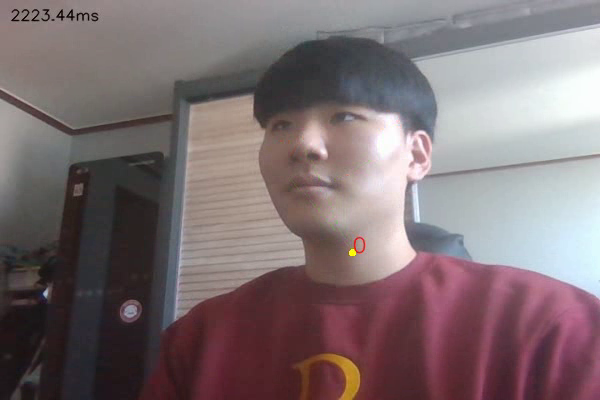
#> input picture frame 6 of opencv_study/cokeVScider01.avi, 600 x 400 px, given in place of people1.mp4, which was not available
$ python study1.py
#> lines starting #> are read from the running program, lines starting #| are printed output that depends on the picture; pictures that were not available may be replaced by others from this repository, and a replacement may not be noted
import cv2
import numpy as np


cap = cv2.VideoCapture("people1.mp4")

# 옵션 설명 http://layer0.authentise.com/segment-background-using-computer-vision.html
fgbg = cv2.createBackgroundSubtractorMOG2(history=500, varThreshold=500, detectShadows=0)

while(1):
    ret, frame = cap.read()
#> frame is the input picture: shape (400, 600, 3); mean B, G, R 113.9, 111.2, 125.6

    width = frame.shape[1]
#> width = 600
    height = frame.shape[0]
#> height = 400
    #frame = cv2.resize(frame, (int(width*0.5), int(height*0.5)))

    fgmask = fgbg.apply(frame)
#> fgmask: shape (400, 600); every value is 255

    nlabels, labels, stats, centroids = cv2.connectedComponentsWithStats(fgmask)
#> labels: shape (400, 600) int32; every value is 1
#> nlabels = 2; stats = [[-1, 2147483647, 0, 0, 0], [0, 0, 600, 400, 240000]]; centroids = [[nan, nan], [299.5, 199.5]]


    for index, centroid in enumerate(centroids):
        if stats[index][0] == 0 and stats[index][1] == 0:
            continue
        if np.any(np.isnan(centroid)):
            continue


        x, y, width, height, area = stats[index]
        centerX, centerY = int(centroid[0]), int(centroid[1])

        if area > 70:
            #cv2.circle(frame, (centerX, centerY), 1, (0, 255, 0), 2)
            cv2.rectangle(frame, (x, y), (x + width, y + height), (0, 0, 255),5)
#> this loop made 2 passes


    #cv2.imshow('mask',fgmask)
    frame = cv2.resize(frame,(700,500))
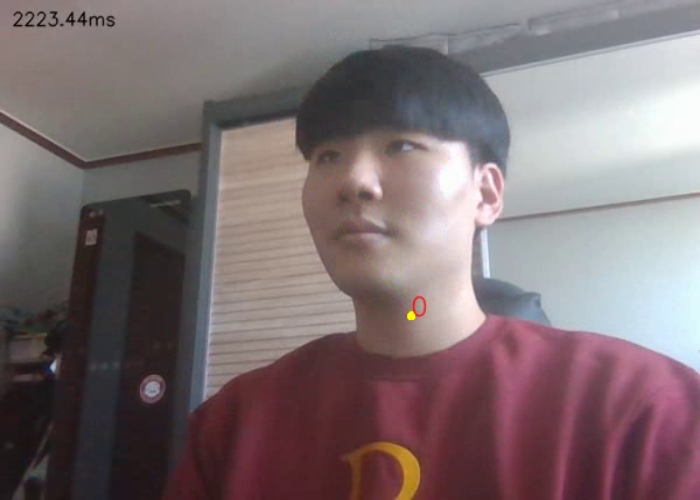
#> frame: shape (500, 700, 3); mean B, G, R 113.8, 111.1, 125.5
    cv2.imshow('frame',frame)

    k = cv2.waitKey(30) & 0xff
#> (key Esc is pressed here)
    if k == 27:
        break

cap.release()
cv2.destroyAllWindows()

$ run again, starting later in the video
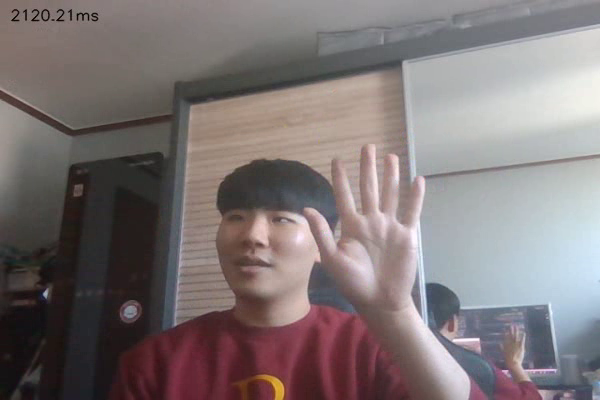
#> input picture frame 29 of opencv_study/cokeVScider01.avi, 600 x 400 px, given in place of people1.mp4, which was not available
#> frame is the input picture: shape (400, 600, 3); mean B, G, R 117.8, 117.2, 126.5
#> fgmask: shape (400, 600); every value is 255
#> labels: shape (400, 600) int32; every value is 1
#> nlabels = 2; stats = [[-1, 2147483647, 0, 0, 0], [0, 0, 600, 400, 240000]]; centroids = [[nan, nan], [299.5, 199.5]]
#> the loop `for index, centroid in enumerate(centroids):` made 2 passes
#> `frame = cv2.resize(frame,(700,500))`:
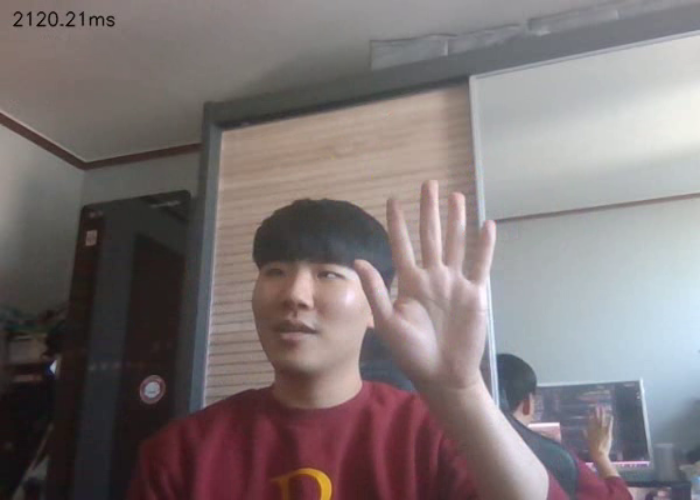
#> frame: shape (500, 700, 3); mean B, G, R 117.7, 117.1, 126.5

$ run again, starting later in the video
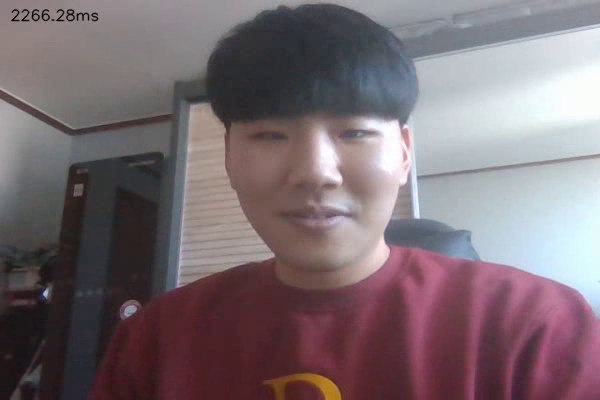
#> input picture frame 52 of opencv_study/cokeVScider01.avi, 600 x 400 px, given in place of people1.mp4, which was not available
#> frame is the input picture: shape (400, 600, 3); mean B, G, R 113.9, 108.3, 122.3
#> fgmask: shape (400, 600); every value is 255
#> labels: shape (400, 600) int32; every value is 1
#> nlabels = 2; stats = [[-1, 2147483647, 0, 0, 0], [0, 0, 600, 400, 240000]]; centroids = [[nan, nan], [299.5, 199.5]]
#> the loop `for index, centroid in enumerate(centroids):` made 2 passes
#> `frame = cv2.resize(frame,(700,500))`:
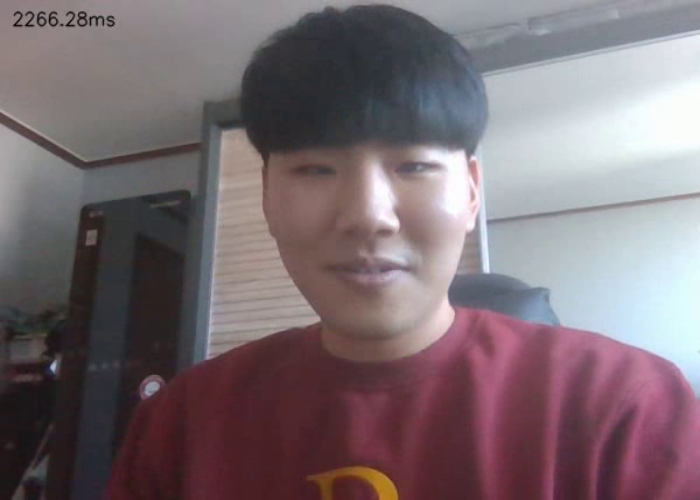
#> frame: shape (500, 700, 3); mean B, G, R 113.8, 108.2, 122.2
